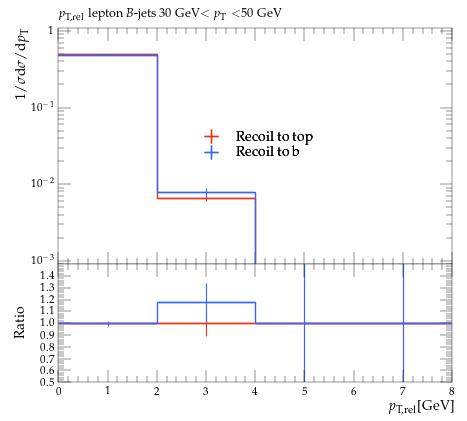

Source code (Python):
#! /usr/bin/env python

# This Python script was auto-generated using YODA v2.0.2.
# Analysis object: /MC_HFDECAYS/avg_B_jet_l_pTrel_30_50
# Timestamp: 31-07-2026 (13:13:52)

import matplotlib as mpl
import matplotlib.pyplot as plt
mpl.use('Agg') # comment out for interactive use
import os
import numpy as np

plotDir = os.path.split(os.path.realpath(__file__))[0]
if 'YODA_USER_PLOT_PATH' in globals():
    plot_outdir = globals()['YODA_USER_PLOT_PATH']
else:
    plot_outdir = plotDir

#plot style
plt.style.use(os.path.join(plotDir, '../default.mplstyle'))
# plot metadata
figW, figH = plt.rcParams['figure.figsize']
ax_xLabel = r'$p_\mathrm{T,rel}$[GeV]'
ax_yLabel = r'$1/\sigma \mathrm{d}\sigma/\mathrm{d}p_\mathrm{T}$'
ax_title  = r'$p_\mathrm{T,rel}$ lepton $B$-jets 30 GeV$<p_\mathrm{T}<$50 GeV'
ax_xScale = 'linear'
ax_yScale = 'log'
xLims = (0.0, 8.0)
yLims = (0.0009000000000000001, 1.1)

# TeX-friendly labels for the legend
labels = {
    'legend' : ([ r"Recoil to top", r"Recoil to b" ], r""),
}

# Adjust canvas width and height
canvasW = 10.0
canvasH = 9.0
figW *= canvasW/10.
figH *= canvasH/9.

# Create figure and axis objects
fig, (ax, ratio0_ax) = plt.subplots(2, 1, sharex=True,
                  figsize=(figW,figH), gridspec_kw={'height_ratios': (6.0, 3.0)})

# Set figure margins
plt.subplots_adjust(
    left   = 1.0 * plt.rcParams['figure.subplot.left'],
    right  = 1.0 * plt.rcParams['figure.subplot.right'],
    top    = 1.0 * plt.rcParams['figure.subplot.top'],
    bottom = 1.0 * plt.rcParams['figure.subplot.bottom'])

ratio0_ax.yaxis.set_major_locator(mpl.ticker.MultipleLocator(0.1))
ratio0_ax.set_ylim(0.5, 1.4999)
ratio0_ax.set_ylabel('Ratio')

# the numerical data is stored in a separate file
dataf = dict()
prefix = os.path.split(__file__)[0]
if prefix:    prefix = prefix + '/'
exec(open(prefix+'avg_B_jet_l_pTrel_30_50__data.py').read(), dataf)


legend_handles = dict() # keep track of handles for the legend

# style options for curves
# starts at zorder>=5 to draw curve on top of legend
styles = {
  'recoil_t': {
    'color' : '#EE3311',
    'linestyle' : '-',
    'linewidth' : 1,
    'marker' : 'none',
    'markersize' : 2,
    'capsize' : 0.0,
    'zorder' : 5,
    'histstyle' : 1,
    'drawstyle' : 'steps-pre',
    'xerrorbars' : 1,
    'yerrorbars' : 1,
    'fillcolor' : None,
    'fillopacity' : 1.0,
    'ratio0_linestyle' : '-',
    'ratio0_linewidth' : 1,
    'ratio0_marker' : 'none',
    'ratio0_markersize' : 2,
    'ratio0_capsize' : 0.0,
    'ratio0_zorder' : 5,
    'ratio0_histstyle' : 1,
    'ratio0_drawstyle' : 'steps-pre',
    'ratio0_xerrorbars' : 1,
    'ratio0_yerrorbars' : 1,
  },
  'recoil_b': {
    'color' : '#3366FF',
    'linestyle' : '-',
    'linewidth' : 1,
    'marker' : 'none',
    'markersize' : 2,
    'capsize' : 0.0,
    'zorder' : 6,
    'histstyle' : 1,
    'drawstyle' : 'steps-pre',
    'xerrorbars' : 1,
    'yerrorbars' : 1,
    'fillcolor' : None,
    'fillopacity' : 1.0,
    'ratio0_linestyle' : '-',
    'ratio0_linewidth' : 1,
    'ratio0_marker' : 'none',
    'ratio0_markersize' : 2,
    'ratio0_capsize' : 0.0,
    'ratio0_zorder' : 6,
    'ratio0_histstyle' : 1,
    'ratio0_drawstyle' : 'steps-pre',
    'ratio0_xerrorbars' : 1,
    'ratio0_yerrorbars' : 1,
  },
}

# curve from input yoda files in main panel
for label, yvals in dataf['yvals'].items():
    if all(np.isnan(v) for v in dataf['yvals'][label]):
        continue
    tmp = None
    if styles[label]['histstyle']: # draw as histogram
        xpos = dataf['xedges'][label] if styles[label]['drawstyle'] else dataf['xpoints'][label]
        ypos = np.insert(yvals, 0, yvals[0]) if styles[label]['drawstyle'] else yvals
        if styles[label]['fillcolor']: # fill area below curve
            ax.fill_between(xpos, ypos, step='pre',
                            color=styles[label]['fillcolor'],
                            alpha=styles[label]['fillopacity'])
        tmp, = ax.plot(xpos, ypos,
                       color=styles[label]['color'],
                       linestyle=styles[label]['linestyle'],
                       linewidth=styles[label]['linewidth'],
                       drawstyle=styles[label]['drawstyle'], solid_joinstyle='miter',
                       zorder=styles[label]['zorder'], label=label)
    tmp = ax.errorbar(dataf['xpoints'][label], yvals,
                      xerr=np.array(dataf['xerrs'][label])*styles[label]['xerrorbars'],
                      yerr=np.array(dataf['yerrs'][label])*styles[label]['yerrorbars'],
                      fmt=styles[label]['marker'], capsize=styles[label]['capsize'],
                      markersize=styles[label]['markersize'],
                      ecolor=styles[label]['color'],
                      color=styles[label]['color'], zorder=styles[label]['zorder'])
    tmp[-1][0].set_linestyle(styles[label]['linestyle'])
    tmp[-1][0].set_linewidth(styles[label]['linewidth'])
    if label in dataf['add_legend_handle']:  legend_handles[label] = tmp
    for varLabel in dataf['variation_yvals'].keys():
        if varLabel.startswith(label):
            tmp, = ax.plot(dataf['xedges'][label], dataf['variation_yvals'][varLabel],
                           color=styles[label]['color'],
                           linestyle=styles[label]['linestyle'],
                           linewidth=styles[label]['linewidth'],
                           drawstyle='steps-pre', solid_joinstyle='miter',
                           zorder=styles[label]['zorder'], alpha=0.5)


# plots on ratio panel
# curve from input yoda files in ratio panel
for label, yvals in dataf['ratio0_yvals'].items():
    if all(np.isnan(v) for v in yvals):
        continue
    if styles[label]['ratio0_histstyle']: # plot as histogram
        xpos = dataf['xedges']['recoil_t'] if styles[label]['ratio0_drawstyle'] else dataf['xpoints']['recoil_t']
        ypos = np.insert(yvals, 0, yvals[0]) if styles[label]['ratio0_drawstyle'] else yvals
        ratio0_ax.plot(xpos, ypos,
                       color=styles[label]['color'],
                       linewidth=styles[label]['linewidth'],
                       linestyle=styles[label]['ratio0_linestyle'],
                       drawstyle=styles[label]['ratio0_drawstyle'], zorder=styles[label]['zorder'],
                       solid_joinstyle='miter')
    tmp = ratio0_ax.errorbar(dataf['xpoints']['recoil_t'], yvals,
                             xerr=np.array(dataf['ref_xerrs'])*styles[label]['ratio0_xerrorbars'],
                             yerr=np.array(dataf['ratio0_yerrs'][label])*styles[label]['ratio0_yerrorbars'],
                             fmt=styles[label]['ratio0_marker'], capsize=styles[label]['ratio0_capsize'],
                             markersize=styles[label]['ratio0_markersize'],
                             ecolor=styles[label]['color'],
                             color=styles[label]['color'])
    tmp[-1][0].set_linestyle(styles[label]['ratio0_linestyle'])
    tmp[-1][0].set_linewidth(styles[label]['ratio0_linewidth'])

    for varlabel in dataf['ratio0_variation_vals'].keys():
        if varlabel.startswith(label):
            ratio0_ax.plot(dataf['xedges']['recoil_t'],
                            dataf['ratio0_variation_vals'][varlabel],
                            color=styles[label]['color'],
                            linestyle=styles[label]['linestyle'],
                            linewidth=styles[label]['linewidth'],
                            drawstyle='steps-pre', solid_joinstyle='miter',
                            zorder=1, alpha=0.5)

legend_items = list(legend_handles.values())
ax.add_artist(ax.legend(legend_items,
                        labels['legend'][0],
                        title=labels['legend'][1],
                        alignment='left',
                        loc='center',
                        bbox_to_anchor=(0.5, 0.5)))

# set plot metadata as defined above
ratio0_ax.set_xlabel(ax_xLabel)
ratio0_ax.xaxis.set_label_coords(1., -0.15)
ax.set_ylabel(ax_yLabel, ha='right', va='top')
ax.yaxis.set_label_coords(-0.11, 1.0)
ax.set_title(ax_title, loc='left')
ax.set_xscale(ax_xScale)
ax.set_yscale(ax_yScale)
ax.set_xlim(xLims)
ax.set_ylim(yLims)

# tick formatting
plt.rcParams['xtick.top'] = True
plt.rcParams['ytick.right'] = True
ax.yaxis.set_major_locator(mpl.ticker.LogLocator(base=10.0, numticks=np.inf))
ax.yaxis.set_minor_locator(mpl.ticker.LogLocator(
                           base=10.0, subs=np.arange(0.1, 1, 0.1), numticks=np.inf))
fig.align_ylabels((ax, ratio0_ax))
plt.savefig(os.path.join(plot_outdir, 'avg_B_jet_l_pTrel_30_50.pdf'), format='PDF')
plt.savefig(os.path.join(plot_outdir, 'avg_B_jet_l_pTrel_30_50.png'), format='PNG')

plt.close(fig)
